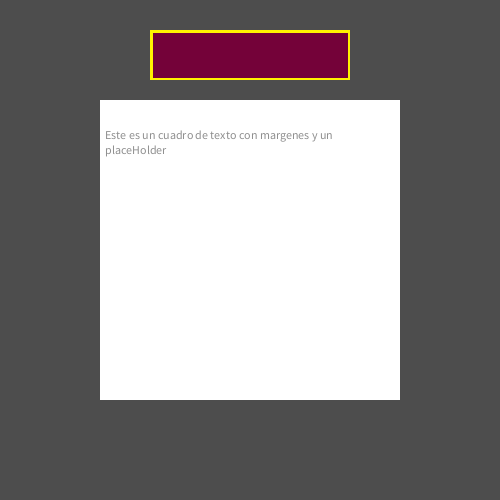
Frame 1 (no input)
Frame 60 (the mouse pressed at the canvas centre just before this capture): identical to frame 1, image omitted
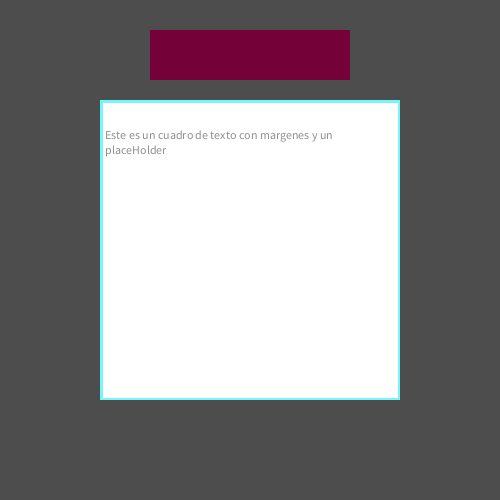
Frame 120 (the mouse held since frame 60 and released just before this capture)

The Processing sketch that drew these frames (run headless with seeded random() and noise(); from frame 60 on, the mouse is pressed at the canvas centre):

// Processing sketch: EXAMPLE
// ── EXAMPLE.pde

textField textField1;
textField textField2;

void setup () {
  background(#4D4D4D);
  size(500, 500);

  textField1 = new textField(100, 100, 300, 300);
  textField1.placeHolder("Este es un cuadro de texto con margenes y un placeHolder");
  textField1.margin(5, 10, 30, 20);
  textField1.active(false, #73F7FC); // Se puede inicializar cual textfield esta activo por defecto

  textField2 = new textField(150, 30, 200, 50);
  textField2.setStyle(#740239, #FFE8F3, 30);
  textField2.active(true); // Este teclado estara activo al comienzo con el color por defecto
  try {
    float(textField2.getText());
  } catch (Exception e) {
    println(e);
  } 
}

void draw() {
  textField1.show();
  textField2.show();
}

void mousePressed() {
  textField1.active();
  textField2.active();
}

void keyTyped() {
  textField1.write();
  
  if (textField2.getText().indexOf(".") >= 0)
    textField2.write(key >= 48 && key <= 57 && key != ENTER);
  else
    textField2.write(key >= 48 && key <= 57 && key != ENTER || key == 46);
}

// ── TextField.pde

public class textField {
  float x, y, w, h; // Posición y tamaño del cuadro de texto

  float marginLeft = 5;
  float marginRigth = 5;
  float marginTop = 5;
  float marginBotton = 5;

  PGraphics board;
  String text = "";

  boolean active = true; // Cuando se esta escribiendo

  color backgroundColor = #FFFFFF;
  color textColor = #050505;
  color focusColor = #FFF300;
  color placeHolderColor = #8E8E8E;

  // Personalización
  float textSize = 12;
  String placeHolder = "";


  // ... CONSTRUCTORES
  public textField(float x, float y, float w, float h) {
    this.x = x;
    this.y = y;
    this.w = w;
    this.h = h;
    board = createGraphics(int(w), int(h));
  }

  public void setStyle (color backgroundColor, color textColor, float textSize) {
    this.backgroundColor = backgroundColor;
    this.textColor = textColor;
    this.textSize = textSize;
  }
  // ... ACTIVADO
  public void active(boolean active) {
    this.active = active;
  }

  public void active(boolean active, color focusColor) {
    this.active = active;
    this.focusColor = focusColor;
  }

  public void active() {
    if (mouseX > x && mouseY > y && mouseX < x + w && mouseY < y + h) {
      this.active = true;
    } else {
      this.active = false;
    }
  }

  // ... ESCRIBIR
  public void write() {
    if (active) {
      if (key == DELETE || key == 8) {
        if (text.length() > 0) {
          text = text.substring(0, text.length()-1);
        }
      } else if (key == ENTER) {
        text += "\n";
      } else {
        text += key;
      }
    }
  }

  public void write(boolean condicion) {
    if (active) {
      if (key == DELETE || key == 8) {
        if (text.length() > 0) {
          text = text.substring(0, text.length()-1);
        }
      } else if (key == ENTER && condicion) {
        text += "\n";
      } else if (condicion){
        text += key;
      }
    }
  }
  

  // ... MOSTAR EL TEXTO
  public void show() {
    board.beginDraw();

    if (active) {
      board.stroke(focusColor);
      board.strokeWeight(marginLeft);
    } else {
      board.noStroke();
    }
    board.fill(backgroundColor);
    board.rect(0, 0, w, h);

    board.textSize(textSize);
    board.textLeading(15);
    board.textAlign(LEFT, TOP);

    if (text.length() < 1) {
      board.fill(placeHolderColor);
      board.text(placeHolder, marginLeft, marginTop, w - marginRigth, h - (marginTop + marginBotton));
    } else {
      board.fill(textColor);
      board.text(text, marginLeft, marginTop, w - marginRigth, h - (marginTop + marginBotton));
    }

    board.endDraw();
    image(board, x, y, w, h);
  }

  // ... PLACEHOLDER
  public void placeHolder(String placeHolder) {
    this.placeHolder = placeHolder;
  }

  public void placeHolder(String placeHolder, color placeHolderColor) {
    this.placeHolder = placeHolder;
    this.placeHolderColor = placeHolderColor;
  }


  // ... MARGENES
  public void margin(float margin) {
    this.marginLeft = margin;
    this.marginRigth = margin;
    this.marginTop = margin;
    this.marginBotton = margin;
  }

  public void margin(float marginLeft, float marginRigth, float marginTop, float marginBotton) {
    this.marginLeft = marginLeft;
    this.marginRigth = marginRigth;
    this.marginTop = marginTop;
    this.marginBotton = marginBotton;
  }
  

  // .............
  String getText() {
    return text;
  }
}
